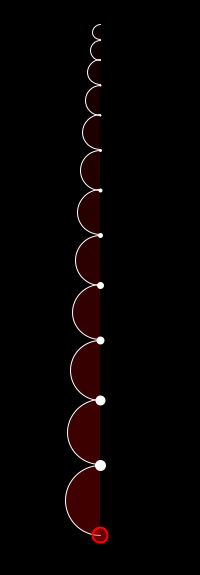
Frame 1 (no input)
Frame 60 (the mouse pressed at the canvas centre just before this capture): identical to frame 1, image omitted
Frame 120 (the mouse held since frame 60 and released just before this capture): identical to frame 1, image omitted

The Processing sketch that drew this single still picture (run headless with seeded random() and noise(); from frame 60 on, the mouse is pressed at the canvas centre):

// Processing sketch: processing_37458
// ── processing_37458.pde


void setup() {
  size(200, 575);
  smooth();
}




void draw() {
  background(0);
  int a = 10;
  for (int y = 25; y < 500; y+=a) {

  
    fill(255,0,0,a);
    stroke(255);
    strokeWeight(1);
    a+=5;
    arc (100,(2*y+a)/2,a,a,radians(90),radians(270));
    
      stroke(255);
    strokeWeight(y/40);
    point(100,y);
   
   
  }
  
  strokeWeight(2);
  stroke(255,0,0);
fill(255,0,0,100);
  
  ellipse(100,535,15,15);
}
